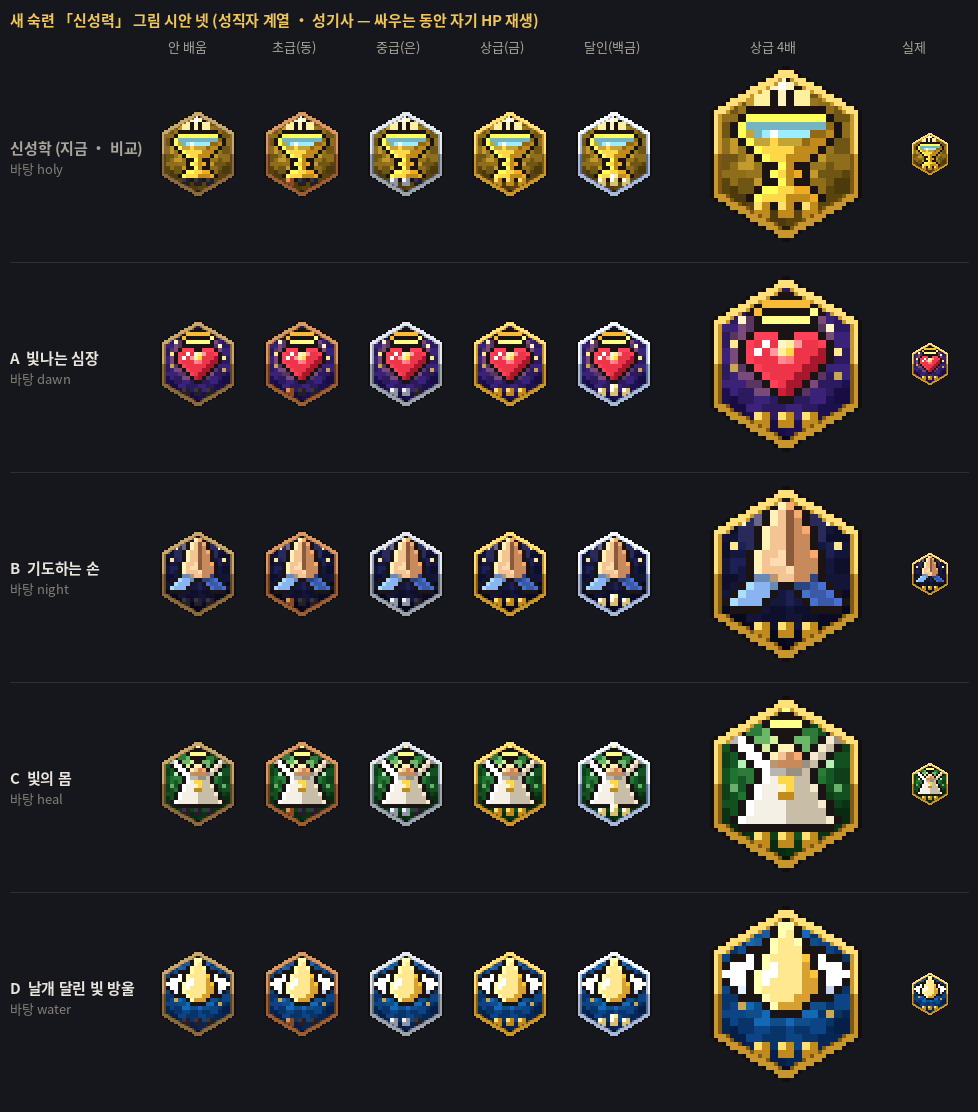

Here is the Python script that generated this plot:
"""빌드 69 — 새 숙련 「신성력」(성직자 계열 · 성기사: 싸우는 동안 자기 HP 재생) 그림 시안 넷 × 다섯 단계
(11-13 16:41 사용자 「신성력 시안 주고」) — 게임에는 고른 뒤에 넣는다.
- 틀 · 단계 점은 숙련 B안 그대로(m_v63.art63 · img63과 같은 길): 안 배움 · 초급(동) · 중급(은) · 상급(금) · 달인(백금).
- 신성학(금빛 성배 · holy 바탕)과 헷갈리지 않게 바탕 색 · 모양을 다르게 하고, 십자 · 더하기 꼴 반짝이는 쓰지 않는다(빛은 점 · 비스듬한 줄만).
  A 빛나는 심장(심장 + 머리 위 후광 + 가슴 속 금빛 · dawn) · B 기도하는 손(모은 손 + 위에서 내리는 빛 · night)
  C 빛의 몸(금빛 후광 원반 앞 흰 몸 + 가슴 속 작은 금빛 심장 · heal) · D 날개 달린 빛 방울(금빛 물방울 + 흰 날개 · water)
python3 m_v69.py → m_v69.png"""
import sys, pathlib
sys.path.insert(0, str(pathlib.Path(__file__).parent))
import cell, b4
from cell import Art
from lib import *
from spr import *
import mast, m_v63
from mast import TIER, FRAME, FRAME0
from m_v63 import FRAME4
from c_cleric import BIGHEART
def A_(theme, **k): return bg(Art(), theme, **k)
GLD = '#ffd84a'; GLD2 = '#c08a1c'; PALEG = '#fff6c8'
def motes(a, pts, cols=('#fff6c8', '#ffe890', '#c8a850')):
    """위로 오르는 빛 알갱이: (x, y, 밝기 0~2)"""
    for (x, y, k) in pts: a.set(x, y, cols[k])
# ── A 빛나는 심장 ──
HALO = (['.YYYYYY.', 'Y......y', '.yyyyyy.'], {'y': ('#ffe070', 6), 'Y': ('#c8962c', 6)})   # 뒤쪽 테는 어둡게, 앞쪽은 밝게
def g_div_a(a, dy=0):
    sp(a, HALO, 4, 3 + dy)
    sp(a, BIGHEART, 3, 7 + dy)
    for (x, y, c) in [(7, 8, PALEG), (8, 8, '#fff0a0'), (7, 9, '#fff0a0'), (8, 9, GLD), (6, 9, '#ff9aa0'), (9, 8, '#ff9aa0'), (7, 10, '#ff8a90'), (8, 10, '#ff7a80')]:
        a.set(x, y + dy, c)
    motes(a, [(1, 11 + dy, 2), (1, 8 + dy, 1), (2, 5 + dy, 0), (14, 12 + dy, 2), (14, 9 + dy, 1), (13, 6 + dy, 0)])
# ── B 기도하는 손 ──
HANDS = (['......sS......',
          '.....ssdS.....',
          '.....ssdS.....',
          '....sssdSS....',
          '....sssdSS....',
          '....sssdSS....',
          '...ssstdSSS...',
          '...ssttdSSS...',
          '...sssstSSS...',
          '...bbsssSSB...',
          '..bbbb..BBBB..',
          '.bbbb....BBBB.',
          'bbbb......BBBB'], {'s': ('#f4c494', 2), 'S': ('#c88a5a', 2), 'd': ('#8a5a3a', 2), 't': ('#ffdcb0', 2),
                              'b': ('#8ab4f0', 12), 'B': ('#3a5aa8', 12)})
def g_div_b(a, dy=0):
    glow(a, 7.5, 5.5 + dy, 5.2, ['#2a2a5a', '#6a6488', '#c8b078', '#fff0b0'])
    sp(a, HANDS, 1, 2 + dy)
    motes(a, [(1, 7 + dy, 1), (2, 4 + dy, 0), (14, 7 + dy, 1), (13, 4 + dy, 0)])
# ── C 빛의 몸 (팔을 들어 빛을 받는 사람) ──
FIG = (['s............S',
        'ww..........WW',
        '.ww...ss...WW.',
        '..ww.ssSS.WW..',
        '...wwsSSSWW...',
        '....wwwWWW....',
        '....wwwWWW....',
        '...wwwwWWWW...',
        '...wwwwWWWW...',
        '..wwwwwWWWWW..',
        '..wwwwwWWWWW..',
        '.wwwwwwWWWWWW.'], {'s': ('#f4c494', 2), 'S': ('#c88a5a', 2), 'w': ('#f4f0e6', 7), 'W': ('#c8bea8', 7)})
def g_div_c(a, dy=0):
    glow(a, 7.5, 7.5 + dy, 5.6, ['#2e7a3a', '#6ab868', '#d8f0a0', '#fff8d0'])
    sp(a, (['.yyyy.', 'y....y', '.yyyy.'], {'y': ('#ffe070', 6)}), 5, 1 + dy)   # 머리 위 후광
    sp(a, FIG, 1, 4 + dy)
    for (x, y, c) in [(7, 10, GLD), (8, 10, GLD), (7, 11, PALEG), (8, 11, GLD), (7, 12, GLD2), (8, 12, GLD2)]:   # 가슴 속 금빛
        a.set(x, y + dy, c)
    motes(a, [(1, 11 + dy, 2), (2, 8 + dy, 1), (14, 11 + dy, 2), (13, 8 + dy, 1)], ('#f0fff0', '#b8f0b8', '#6ab06a'))
# ── D 날개 달린 빛 방울 ──
DROP_B = (['...11...',
           '...11...',
           '..1111..',
           '..1111..',
           '.111112.',
           '.1w1112.',
           '1ww11122',
           '1w111122',
           '11111122',
           '.111122.',
           '..1222..'], {'1': ('#ffe890', 6), '2': ('#d8a030', 6), 'w': ('#ffffff', 1)})
WING_D = (['.....ww',
           '...wwwf',
           '.wwwwff',
           'wwwwfff',
           '.wwfff.',
           '..ff...'], {'w': ('#ffffff', 1), 'f': ('#c8d4f0', 5)})
def g_div_d(a, dy=0):
    glow(a, 7.5, 8.0 + dy, 5.0, ['#1e5a9a', '#4a8ad0', '#9ad0f4'])
    sp(a, WING_D, 0, 5 + dy); sp(a, flip(WING_D[0]), 9, 5 + dy, WING_D[1])
    sp(a, DROP_B, 4, 2 + dy)
    motes(a, [(2, 12 + dy, 2), (13, 13 + dy, 2), (3, 2 + dy, 0), (12, 1 + dy, 1)])
OPTS = [('A', '빛나는 심장', 'dawn', g_div_a), ('B', '기도하는 손', 'night', g_div_b), ('C', '빛의 몸', 'heal', g_div_c), ('D', '날개 달린 빛 방울', 'water', g_div_d)]
def art69(k, lit):
    """k = A~D, lit = 0 안 배움 · 1 초급 · 2 중급 · 3 상급 · 4 달인 (m_v63.art63과 같은 단계 점)"""
    _, _, theme, g = {o[0]: o for o in OPTS}[k]
    a = A_(theme, cy=8.0, rays=12, k=0.3, hole=4)
    g(a, -1)
    if lit == 4: l, d = '#fffbe8', '#d8c070'
    else: l, d = TIER[lit - 1] if lit else ('#3a3440', '#241e28')
    for i in range(3):
        x = 4 + i * 3
        for (dx, dy) in ((0, 0), (1, 0), (0, 1), (1, 1)):
            a.set(x + dx, 16 + dy, (l if (dx, dy) == (0, 0) else d) if i < max(lit, 0) or lit == 4 else ('#3a3440' if (dx, dy) == (0, 0) else '#241e28'))
    if lit == 4: a.set(7, 15, '#ffffff'); a.set(8, 15, '#fff0a0')
    return a
def img69(k, lit):
    art = art69(k, lit)
    if not lit: return art.img('buff')
    im = art.img('buff'); px = im.load(); hb = b4.hexbase('buff').load()
    fr = FRAME4 if lit == 4 else FRAME[lit - 1]
    m = {b4.rgb(FRAME0[i]): b4.rgb(fr[i]) for i in range(3)}
    for y in range(48):
        for x in range(48):
            c = hb[x, y]
            if c[3] and c[:3] in m: px[x, y] = m[c[:3]] + (255,)
    return im
if __name__ == '__main__':
    from PIL import Image, ImageDraw, ImageFont
    f = ImageFont.truetype('/usr/share/fonts/opentype/noto/NotoSansCJK-Regular.ttc', 13, index=2)
    fb = ImageFont.truetype('/usr/share/fonts/opentype/noto/NotoSansCJK-Bold.ttc', 15, index=2)
    D = pathlib.Path(__file__).parent
    Z = 2; CW = 48 * Z + 8; LW = 150; BIG = 4; RH = 48 * BIG + 18
    rows = [('now', '신성학 (지금 · 비교)', 'holy')] + [(k, f'{k}  {nm}', th) for k, nm, th, g in OPTS]
    XB = LW + 5 * CW + 20; XR = XB + 48 * BIG + 24
    sh = Image.new('RGB', (XR + 48 + 24, 62 + len(rows) * RH), (21, 23, 28)); d = ImageDraw.Draw(sh)
    d.text((10, 8), '새 숙련 「신성력」 그림 시안 넷 (성직자 계열 · 성기사 — 싸우는 동안 자기 HP 재생)', font=fb, fill=(240, 196, 90))
    for t, tt in enumerate(['안 배움', '초급(동)', '중급(은)', '상급(금)', '달인(백금)']): d.text((LW + t * CW + 18, 36), tt, font=f, fill=(170, 165, 155))
    d.text((XB + 60, 36), '상급 4배', font=f, fill=(170, 165, 155)); d.text((XR - 4, 36), '실제', font=f, fill=(170, 165, 155))
    def get(k, t): return Image.open(D / 'final_snap_mast' / f'holy_{t}.png').convert('RGBA') if k == 'now' else img69(k, t)
    for r, (k, name, th) in enumerate(rows):
        y0 = 58 + r * RH; yc = y0 + (48 * BIG - 48 * Z) // 2
        d.text((10, yc + 30), name, font=fb, fill=(232, 228, 220) if k != 'now' else (170, 165, 155))
        d.text((10, yc + 52), f'바탕 {th}', font=f, fill=(130, 126, 118))
        for t in range(5):
            z = cell.zoom(get(k, t), Z); sh.paste(z, (LW + t * CW, yc), z)
        zb = cell.zoom(get(k, 3), BIG); sh.paste(zb, (XB, y0), zb)
        im1 = get(k, 3); sh.paste(im1, (XR, y0 + (48 * BIG - 48) // 2), im1)
        if r: d.line([(10, y0 - 6), (sh.width - 10, y0 - 6)], fill=(44, 46, 54))
    out = D / 'm_v69.png'; sh.save(out); print(out.name, sh.size)
